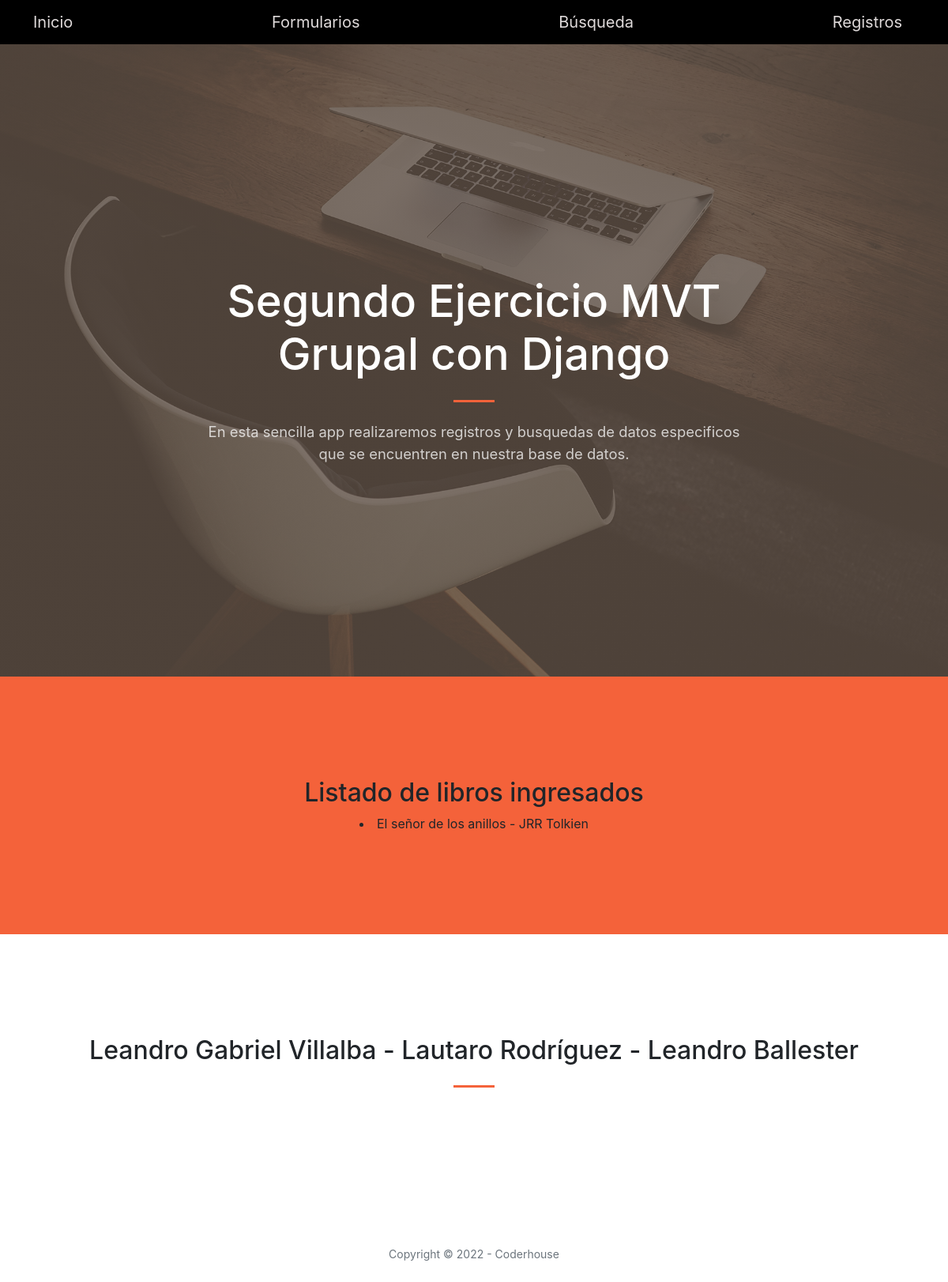
The app's page /app-biblioteca/listado-libros/, older data.
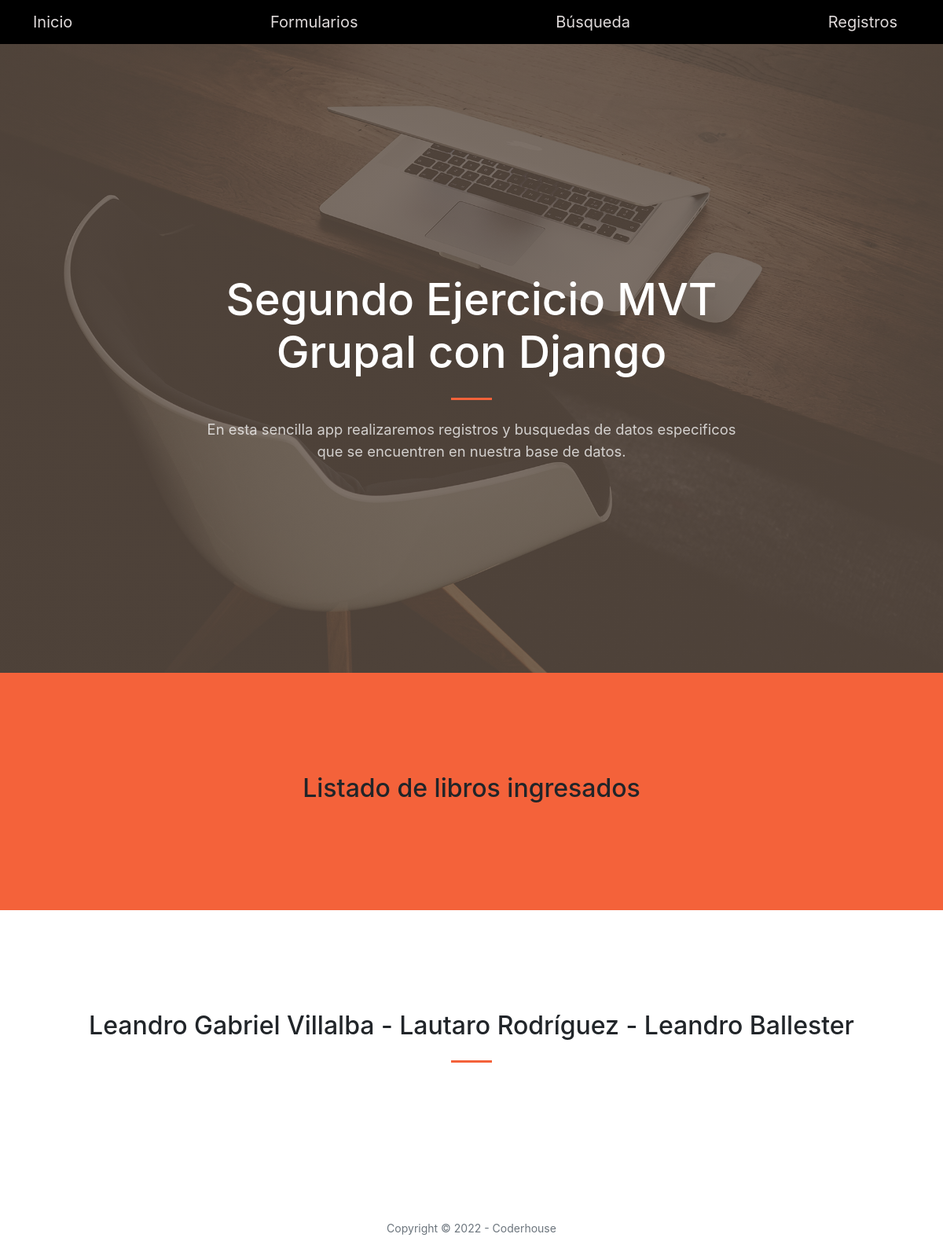
The same page, newer data.
### AppBiblioteca/models.py (models this page shows, shortened)
class Libro(models.Model):
    titulo = models.CharField(max_length=50)
    sinopsis = models.CharField(max_length=100)
    autor = models.CharField(max_length=50)
    codigo_libro = models.IntegerField(null=True)

### AppBiblioteca/views.py (the view)
# urls.py: path('listado-libros/', libros, name='ListadoLibros'),
def libros(request):
    libro = Libro.objects.all()
    return render(request, 'listado_libros.html',{'lista_libros': libro})

### AppBiblioteca/templates/listado_libros.html
{% extends 'padre.html' %}
{% block Biblioteca %}
<section class="page-section bg-primary" id="Inicio">
    <div class="container px-4 px-lg-5">
        <div class="row gx-4 gx-lg-5 justify-content-center">
            <div class="col-lg-8 text-center">
                <h2>Listado de libros ingresados</h2>
                {% for libro in lista_libros %}
                    <li>{{libro.titulo}} - {{libro.autor}}</li>
                {% endfor %}
            </div>
        </div>
    </div>
</section>
{% endblock Biblioteca %}

Row changes from the older to the newer data that the page shows:
removed Libro: titulo "El señor de los anillos", autor "JRR Tolkien"
